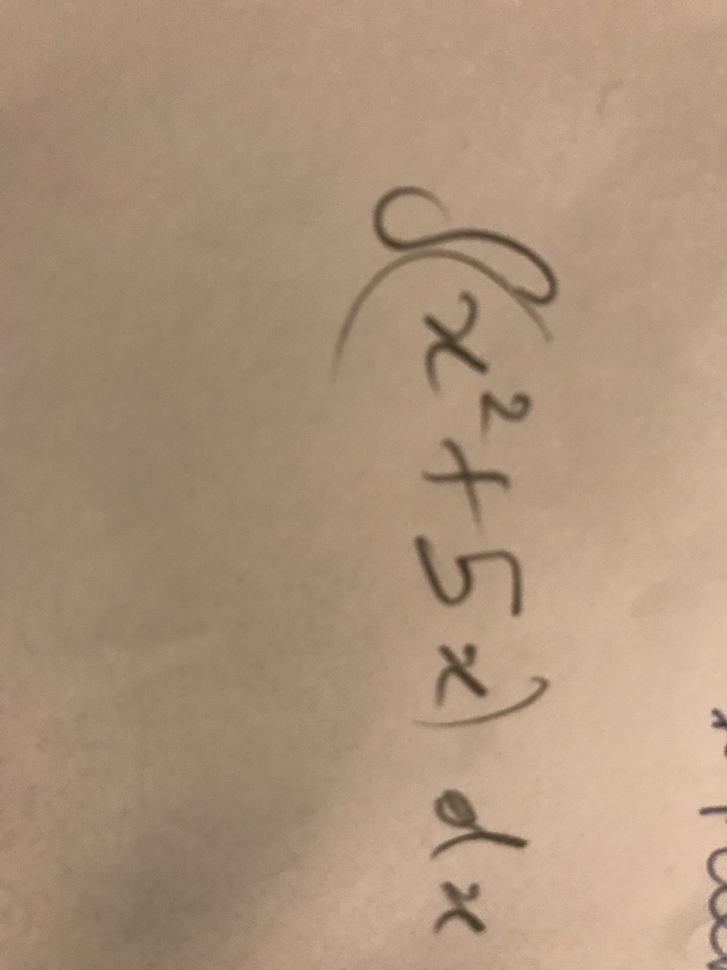
#> input picture oldFiles/sampleIntegral.jpg, 727 x 970 px, shrunk from 3024 x 4032 before the run
$ python cvImageprocessing.py   (older library calls are emulated)
#> lines starting #> are read from the running program, lines starting #| are printed output that depends on the picture; after the words box and inside, x2 and y2 are one past the last pixel; in counts of white or black regions, pixels touching at a corner belong together
import cv2
import numpy as np
from matplotlib import pyplot as plt

img = cv2.imread('sampleIntegral.jpg')
#> img is the input picture: shape (970, 727, 3); mean B, G, R 123.3, 146.9, 173.1
img = cv2.cvtColor(img, cv2.COLOR_BGR2GRAY)
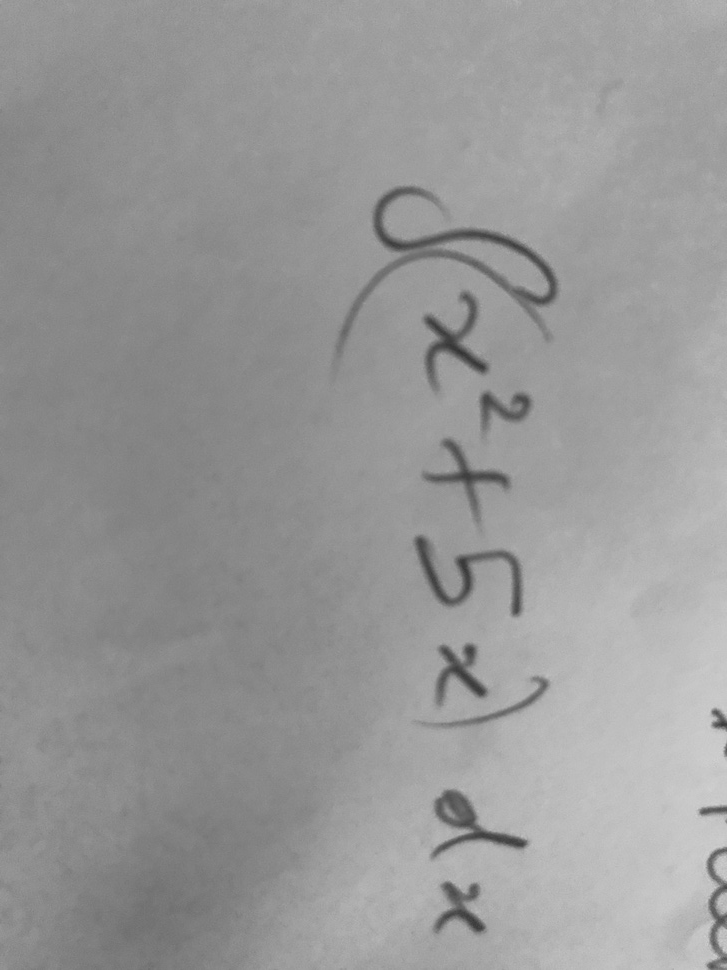
#> img: shape (970, 727); min 51, max 209, mean 152
ret, img = cv2.threshold(img,127,255,cv2.THRESH_BINARY)
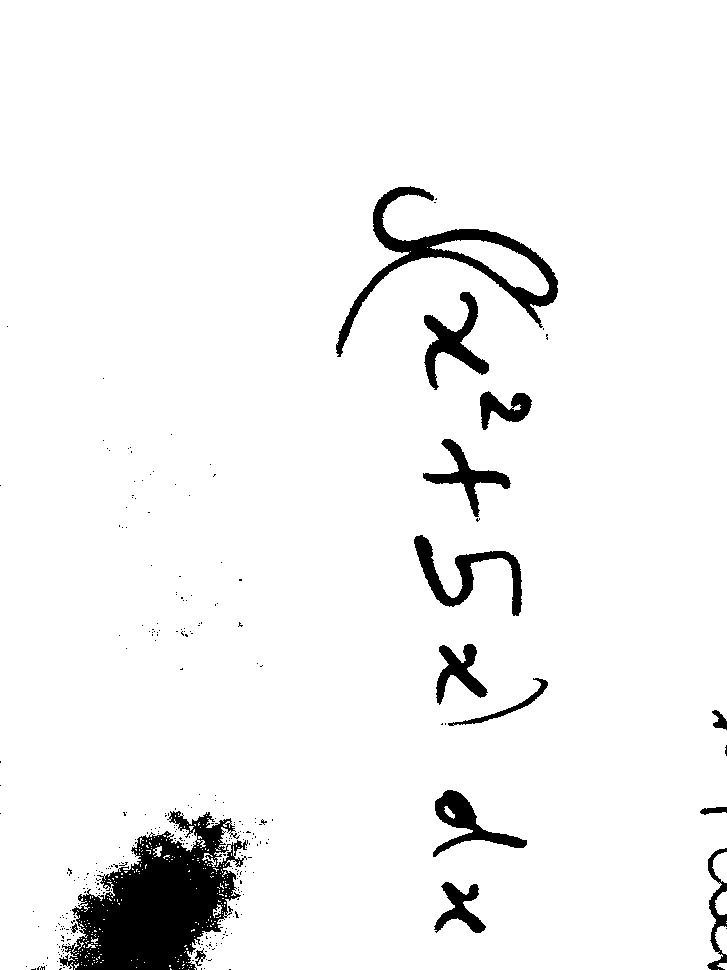
#> img: shape (970, 727); 94.9% white; 312 black regions (297 under 20 px)
img, contours, hierarchy = cv2.findContours(img,cv2.RETR_TREE,cv2.CHAIN_APPROX_SIMPLE)
#> contours = 650 contours, 626 with area under 20; largest, box (x1, y1, x2, y2) and area: (0, 0, 727, 970) 683822, (335, 185, 559, 358) 8498, (413, 534, 523, 617) 2634, (430, 240, 549, 296) 2413, (423, 291, 490, 391) 2318
# [8 lines of commented-out code are left out]

"""
img = cv2.imread('sampleIntegral.jpg')
#img = cv2.medianBlur(img,11)
img = cv2.cvtColor(img, cv2.COLOR_BGR2GRAY)
img = cv2.bitwise_not(img)
ret, img = cv2.threshold(img,127,255,cv2.THRESH_BINARY)
#img = cv2.Canny(img,20,50)
#img = cv2.adaptiveThreshold(img, maxValue=255, adaptiveMethod=cv2.ADAPTIVE_THRESH_GAUSSIAN_C,
                            #thresholdType=cv2.THRESH_BINARY, blockSize = 13, C = 2)
_, contours, hierarchy = cv2.findContours(img, cv2.RETR_EXTERNAL, cv2.CHAIN_APPROX_SIMPLE)
print(len(contours))
cv2.drawContours(img, contours, -1, (0,255,0), 3)
# [23 lines of commented-out code are left out]
"""
plt.subplot(2,2,1),plt.imshow(img,'gray')
plt.title('Blurred')
plt.xticks([]),plt.yticks([])

plt.show()
